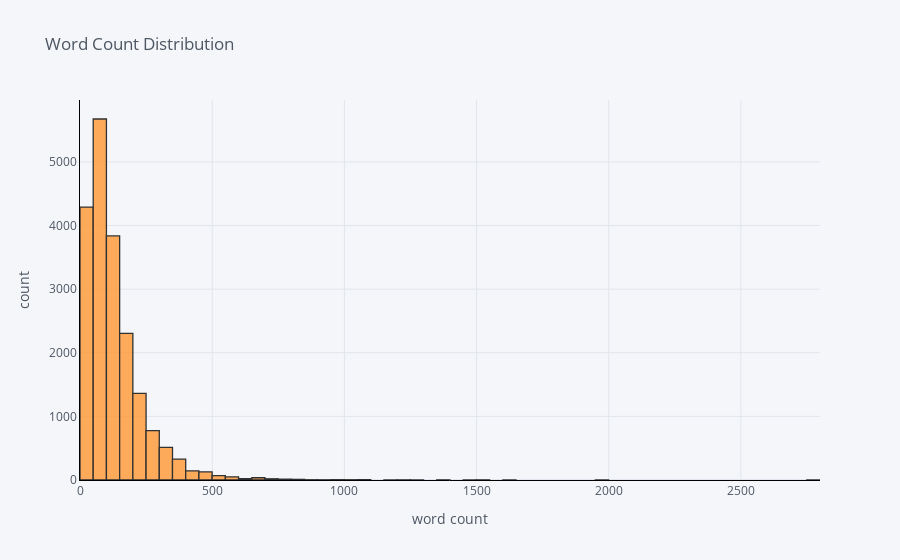

The notebook cell this image was saved under:
### Markdown cell above
## Most of the body are positive. Very few are negative.

### Code cell
df['word_count'].iplot(
    kind='hist',
    bins=100,
    xTitle='word count',
    linecolor='black',
    yTitle='count',
    title='Word Count Distribution')

### Figure 1 — Plotly figure (JSON) as saved in the notebook; plotly's stock layout.template omitted (floating-point values rounded to 4 significant figures; data arrays with more than 128 entries replaced by an {"elided": "..."} marker saying what was removed)
{"data": [{"histfunc": "count", "histnorm": "", "marker": {"color": "rgba(255, 153, 51, 1.0)", "line": {"color": "#000000", "width": 1.3}}, "name": "word_count", "nbinsx": 100, "opacity": 0.8, "orientation": "v", "type": "histogram", "x": {"elided": "19607 int values"}}], "layout": {"barmode": "overlay", "legend": {"bgcolor": "#F5F6F9", "font": {"color": "#4D5663"}}, "paper_bgcolor": "#F5F6F9", "plot_bgcolor": "#F5F6F9", "title": {"font": {"color": "#4D5663"}, "text": "Word Count Distribution"}, "xaxis": {"gridcolor": "#E1E5ED", "linecolor": "black", "showgrid": true, "tickfont": {"color": "#4D5663"}, "title": {"font": {"color": "#4D5663"}, "text": "word count"}, "zerolinecolor": "#E1E5ED"}, "yaxis": {"gridcolor": "#E1E5ED", "linecolor": "black", "showgrid": true, "tickfont": {"color": "#4D5663"}, "title": {"font": {"color": "#4D5663"}, "text": "count"}, "zerolinecolor": "#E1E5ED"}}}
